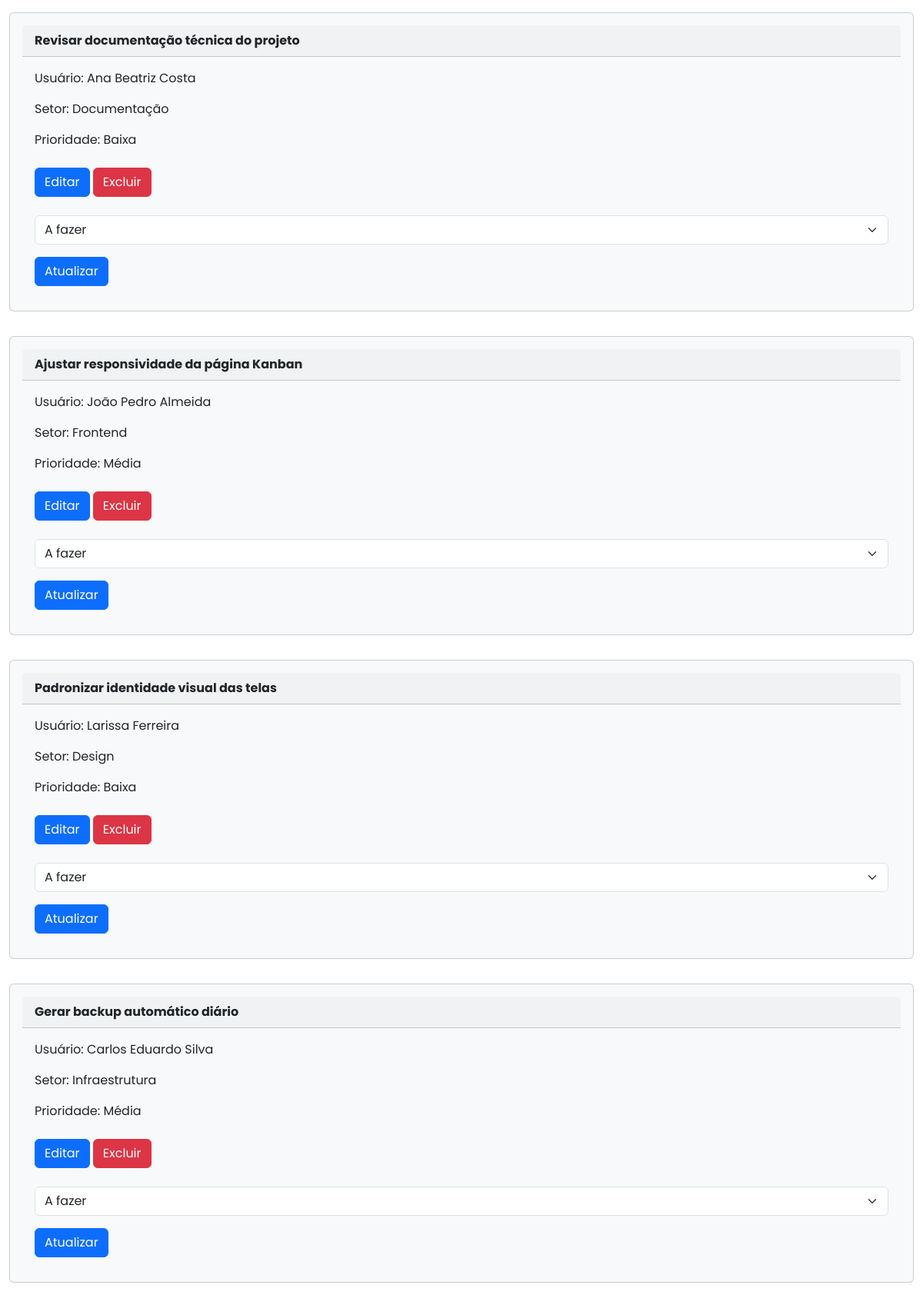
Page /public/tarefas/readFazer.php on the committed database.
### tables this page shows
CREATE TABLE
    tarefas (
        id_tarefa INT AUTO_INCREMENT PRIMARY KEY,
        descricao VARCHAR(200) NOT NULL,
        nome_setor VARCHAR(100) NOT NULL,
        prioridade ENUM ('Baixa', 'Média', 'Alta') NOT NULL,
        status_tarefa ENUM ('A Fazer', 'Fazendo', 'Pronto') DEFAULT 'A Fazer' NOT NULL,
        responsavel INT,
        FOREIGN KEY (responsavel) REFERENCES usuarios (id)
    );

CREATE TABLE
    usuarios (
        id INT AUTO_INCREMENT PRIMARY KEY NOT NULL,
        nome VARCHAR(100),
        email VARCHAR(100),
        senha VARCHAR(100) NOT NULL
    );

### public/tarefas/readFazer.php (the view, shortened to what this page needs)
<?php
include '../bd.php';
$sql = "SELECT * FROM tarefas INNER JOIN usuarios ON tarefas.responsavel = usuarios.id WHERE status_tarefa = 'A Fazer'";
$result = $conn->query($sql);
?>
<!DOCTYPE html>
<html lang="pt-br">
<head>
    <link href="https://cdn.jsdelivr.net/npm/bootstrap@5.3.8/dist/css/bootstrap.min.css" rel="stylesheet">
    <link rel="stylesheet" href="https://cdn.jsdelivr.net/npm/bootstrap-icons@1.13.1/font/bootstrap-icons.min.css">
    <link rel="stylesheet" href="../../styles/style.css">
</head>
<body>
    <?php
    if ($result->num_rows > 0) {
        while ($row = $result->fetch_assoc()) {
            echo "
            <div class=\"container-fluid\">
                <div class=\"row\">
                    <div class=\"col\">
                        <div class=\"card bg-light p-3 mb-3 mt-3 \">
                            <div class=\"card-header fw-bold\">{$row['descricao']}</div>
                            <div class=\"card-body\">
                                <p class=\"card-text\">Usuário: {$row['nome']}</p>
                                <p class=\"card-text\">Setor: {$row['nome_setor']}</p>
                                <p class=\"card-text\">Prioridade: {$row['prioridade']}</p>
                                <a method='GET' class='btn btn-primary mb-4 mt-2' href='public/tarefas/create.php?id={$row['id_tarefa']}'>Editar</a>
                                <a class='btn btn-danger mb-4 b mt-2' href='public/tarefas/delete.php?id={$row['id_tarefa']}'>Excluir</a>
                                <form action='public/tarefas/updateStatus.php' method='POST'>
                                    <select name='status_tarefa' class='form-select' required>
                                        <option value='A fazer' selected>A fazer</option>
                                        <option value='Fazendo'>Fazendo</option>
                                        <option value='Pronto'>Pronto</option>
                                    </select>
                                    <input type='hidden' name='id_tarefa' value='{$row['id_tarefa']}'>
                                    <button type='submit' class='btn btn-primary mt-3'>Atualizar</button>
                                </form>
                            </div>
                        </div>
                    </div>
                </div>
            </div>
    ";
        }
    }
    ?>
</body>
</html>

### styles/style.css (style rules this page uses)
body { font-family: 'Poppins', sans-serif; height: 100%; width: 100%; margin: 0; }

### rows in the picture
tarefas: descricao "Revisar documentação técnica do projeto", responsavel.nome "Ana Beatriz Costa", nome_setor "Documentação", prioridade "Baixa"
tarefas: descricao "Ajustar responsividade da página Kanban", responsavel.nome "João Pedro Almeida", nome_setor "Frontend", prioridade "Média"
tarefas: descricao "Padronizar identidade visual das telas", responsavel.nome "Larissa Ferreira", nome_setor "Design", prioridade "Baixa"
tarefas: descricao "Gerar backup automático diário", responsavel.nome "Carlos Eduardo Silva", nome_setor "Infraestrutura", prioridade "Média"
